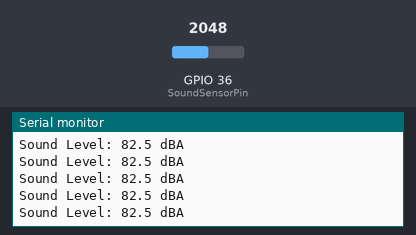
This sketch was run on a simulated ESP32. Shown: the last lines printed to the serial monitor. The inputs (shaded band) are chosen by the test bench; at power-on: GPIO 36 (SoundSensorPin) = 2048.

Above: at 19.2 s.
19.3 s: GPIO 36 (SoundSensorPin) set to 220
At 19.8 s:
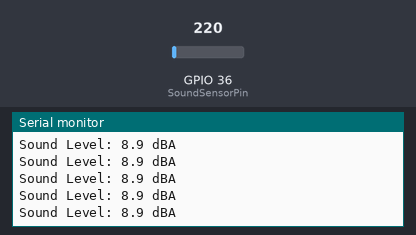
20.8 s: GPIO 36 (SoundSensorPin) set to 266
At 21.6 s:
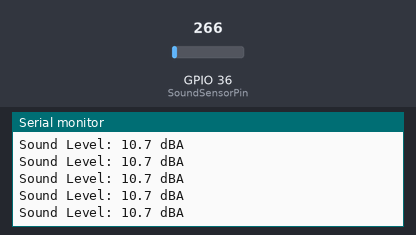
Timing chart, 0 to 23.3 s (numbered marks = the images above; inputs shaded):
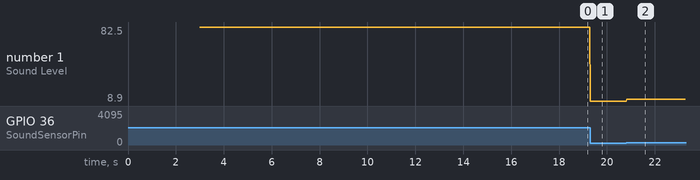

Measured:
- after the input at 19.3 s, the serial monitor: prints a new line at once (image 1)
- after the input at 20.8 s, the serial monitor: prints a new line at once (image 2)
- plotted number 1: 82.5 → 8.9 after the input at 19.3 s, 8.9 → 10.7 after the input at 20.8 s

The sketch:

sound.ino
```cpp
#define SoundSensorPin 36  // GPIO pin for sound sensor   // esp32
#define VREF  3.3  // Voltage reference for ESP8266 (operating voltage)

float voltageValue, dbValue;

void setup() {
  Serial.begin(9600);  // Initialize serial communication
  pinMode(SoundSensorPin, INPUT);  // Set sound sensor pin as input
  delay(3000);                     // Delay for system stability
}

void loop() {
  sound_loop();  // Read sound levels
}

void sound_loop() {
  voltageValue = analogRead(SoundSensorPin) / 4096.0 * VREF;
  dbValue = voltageValue * 50.0;
  Serial.print("Sound Level: ");
  Serial.print(dbValue, 1);
  Serial.println(" dBA");
}
```
